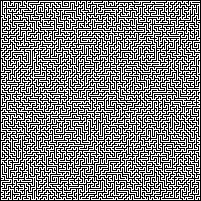
#> input picture maze100.png, 201 x 201 px
$ python main.py
#> lines starting #> are read from the running program, lines starting #| are printed output that depends on the picture; after the words box and inside, x2 and y2 are one past the last pixel; in counts of white or black regions, pixels touching at a corner belong together
### Node.py
class Node:
   def __init__(self, data):
      self.children = None
      self.data = data

   def insert(self, data):
# Compare the new value with the parent node
      if self.data:
         if self.children:
            self.children.append( data )
         else:
            self.children = [data]
      else:
         self.data = data

# Print the tree
   # [6 lines left out: function PrintTree, not called in this run]

### main.py
# This is a sample Python script.

# Press ⌃R to execute it or replace it with your code.
# Press Double ⇧ to search everywhere for classes, files, tool windows, actions, and settings.
import cv2
import sys
import Node


# Edit
img = 0;
map = 0
height = 0;
width = 0;
# h,r
start = [ 1, 1 ]
end = [ 197, 199 ]
was_here = 0
path = []
tree = Node.Node( None )

def print_hi( name ):
    # Use a breakpoint in the code line below to debug your script.
    print(f'Hi, {name}')  # Press ⌘F8 to toggle the breakpoint.


def img_to_num( img_name ):
#> called with img_name = 'maze100.png'
    global map, height, width, img, cuf, was_here, path
    img = cv2.imread( img_name )
#> img is the input picture: shape (201, 201, 3); 49.5% white in thin lines or dots
    map = cv2.cvtColor( img, cv2.COLOR_BGR2GRAY )
#> map: shape (201, 201); 49.5% white in thin lines or dots
    # cv2.imwrite('g.png', map)
    dim = map.shape
#> dim = (201, 201)
    height = dim[0]
#> height = 201
    width = dim[1]
#> width = 201
    was_here = [ [1 for x in range( width )] for y in range(height) ]
    path = [[1 for x in range(width)] for y in range(height)]
    for h in range( height ):
        for r in range( width ):
            #print( str(h) + ', ' + str(r) + ' Val: ' + str(map[h][r]) )
            if (h != 0 and h != height and r != 0 and r != width and map[h][r] > 0 ):
                if is_junction(map, h, r):
                    # Junct
                    map[h][r] = 2
                    img[h][r] = [255, 0, 0]
                else:
                    map[h][r] = 1
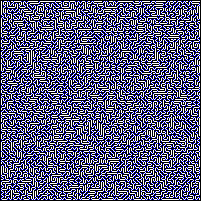
#> img: shape (201, 201, 3); 14.54% of pixels changed, all inside (x1, y1, x2, y2) = (1, 1, 200, 200)
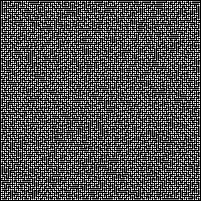
#> map: shape (201, 201); min 0, max 2, mean 0.64; drawn with min black and max white

    for h in range(height):
        for r in range(width):
            if ( h == start[0] and r == start[1] ):
                #map[h][r] = 1
                img[h][r] = [0, 255, 0]
            elif ( h == end[0] and r == end[1] ):
                #map[h][r] = 1
                img[h][r] = [0, 0, 255]
#> img: shape (201, 201, 3); under 0.01% of pixels changed, all inside (x1, y1, x2, y2) = (1, 1, 200, 198)


def img_to_num_2( ):
    global tree
    tree.insert( start )
    print( tree.data[0] )
    print( tree.data[1] )
    tree = node_search( tree, None )


def node_search( s_node, s_dir ):
    if connected_junct( s_node.data, 0 ) and s_dir != 2:
        s_node.insert( node_search( Node.Node( get_junct( s_node.data, 0 ) ), 0 ) )
    if connected_junct( s_node.data, 1 ) and s_dir != 3:
        s_node.insert( node_search( Node.Node( get_junct( s_node.data, 1 ) ), 1 ) )
    if connected_junct( s_node.data, 2 ) and s_dir != 0:
        s_node.insert( node_search( Node.Node( get_junct( s_node.data, 2 ) ), 2 ) )
    if connected_junct( s_node.data, 3 ) and s_dir != 1:
        s_node.insert( node_search( Node.Node( get_junct( s_node.data, 3 ) ), 3 ) )
    return s_node


# 0 = North, 1 = East, 2 = South, 3 = West
def connected_junct( point, dir ):
    space = 1
    if dir == 0:
        #print(point[0])
        #print(type(point), point.__dict__)
        while map[ point[ 0 ] - space ][ point[ 1 ] ] == 1:
            space += 1

        if map[point[0] - space][point[1]] == 0:
            return False
        elif map[point[0] - space][point[1]] == 2:
            return True
    elif dir == 1:
        while map[point[0]][point[1]+space] == 1:
            space += 1
        if map[point[0]][point[1]+space] == 0:
            return False
        elif map[point[0]][point[1]+space] == 2:
            return True
    elif dir == 2:
        while map[point[0] + space][point[1]] == 1:
            space += 1
        if map[point[0] + space][point[1]] == 0:
            return False
        elif map[point[0] + space][point[1]] == 2:
            return True
    elif dir == 3:
        while map[point[0]][point[1] - space] == 1:
            space += 1
        if map[point[0]][point[1] - space] == 0:
            return False
        elif map[point[0]][point[1] - space] == 2:
            return True


def get_junct( point, dir ):
    space = 1
    if dir == 0:
        while map[point[0] - space][point[1]] == 1:
            space += 1
        return [point[0] - space, point[1]]
    elif dir == 1:
        while map[point[0]][point[1] + space] == 1:
            space += 1
        return [point[0], point[1] + space]
    elif dir == 2:
        while map[point[0] + space][point[1]] == 1:
            space += 1
        return [point[0] + space, point[1]]
    elif dir == 3:
        while map[point[0]][point[1] - space] == 1:
            space += 1
        return [point[0], point[1] - space]


def is_junction( m, y, x ):
    if m[y+1][x] > 0 or m[y-1][x] > 0:
        if m[y][x+1] > 0 or m[y][x-1] > 0:
            return True
    return False


def print_map( m ):
    for h in m:
        print('\n')
        for v in m[h]:
            print( str(v) + ' ', flush=True)


def countJunctions():
    count = 0
    for h in range( height ):
        for r in range( width ):
            if map[h][r] == 2:
                count += 1
#> after the loop, count = 5874
#| 1
#| 1
#> after the loop in connected_junct, `while map[ point[ 0 ] - space ][ point[ 1 ] ] == 1:`: space = 1
#> the loop in get_junct, `while map[point[0] + space][point[1]] == 1:` made 13 passes
#> after the loop in get_junct, `while map[point[0] + space][point[1]] == 1:`: space = 14
#> the loop in get_junct (call 2), `while map[point[0]][point[1] + space] == 1:` made 1 pass
#> space on pass 1: 2
    return count


def scan_node( n, e ):
    point = n.data
#> point = [1, 1]
    if point[1] == end[1] and point[0] == end[0]:
        path.append( point )
        #print(path)
        return True
    else:
        found_it = False
        if n.children is None:
            print("No Children")
        else:
            for c in n.children:
                if scan_node( c, e ):
                    path.insert( 0, point )
                    found_it = True
                    break
#> this loop made 1 pass
#| No Children
#| No Children
#> (further printed lines are left out)
#> after the loop, path = 1146 items, first 6: [1, 1], [15, 1], [15, 3], [17, 3], [17, 1], [27, 1]
        return found_it


def scan_node_2( ):
    nodes_to_visit = [start]
    while len(nodes_to_visit) != 0:
        current_node = nodes_to_visit.pop(0)
        for c in current_node.children:
            nodes_to_visit.append( c )

    return None


sys.setrecursionlimit(25000)
img_to_num("maze100.png")
#cv2.imwrite( 'img100.png', img )
print( countJunctions() )
img_to_num_2()

print( scan_node( tree, end ) )
#path.append([-1,-1])
lh = start[0]
lr = start[1]
for h in range(height):
    for r in range(width):
        if map[h][r] == 2:
            img[h][r] = [255,255,255]
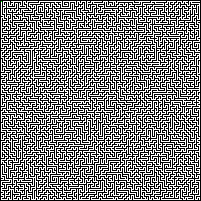
#> img: shape (201, 201, 3); mean B, G, R 126.2, 126.2, 126.2


for p in path:
    print( p )
    if len(p) == 2:
        h = p[0]
        r = p[1]
        img[h][r] = [255,255,0]
        if h == lh:
            if( lr < r ):
                for row in range( lr, r ):
                    img[h][row] = [255,255,0]
            else:
                for row in range( r, lr ):
                    img[h][row] = [255,255,0]
        if r == lr:
            if( lh < h ):
                for height in range( lh, h ):
                    img[height][r] = [255,255,0]
            else:
                for height in range( h, lh ):
                    img[height][r] = [255, 255, 0]
        lh = h
        lr = r
#> this loop made 1146 passes
#> (h, r, lh, lr) on passes 1 to 12: (1, 1, 1, 1), (15, 1, 15, 1), (15, 3, 15, 3), (17, 3, 17, 3), (17, 1, 17, 1), (27, 1, 27, 1), (33, 1, 33, 1), (33, 7, 33, 7), (31, 7, 31, 7), (31, 3, 31, 3), (29, 3, 29, 3), (29, 5, 29, 5)
#> (h, r) on pass 67: (27, 25)
#| [1, 1]
#| [15, 1]
#| [15, 3]
#| [17, 3]
#| [17, 1]
#| [27, 1]
#| [33, 1]
#| [33, 7]
#> (further printed lines are left out)
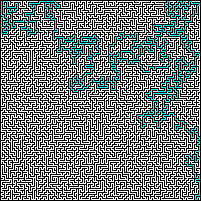
#> img: shape (201, 201, 3); 7.17% of pixels changed, all inside (x1, y1, x2, y2) = (1, 1, 200, 200)


img[start[0]][start[1]] = [0,255,0]
#> img: shape (201, 201, 3); under 0.01% of pixels changed, all inside (x1, y1, x2, y2) = (1, 1, 2, 2)
img[end[0]][end[1]] = [0,0,255]
#> img: shape (201, 201, 3); mean B, G, R 126.2, 126.2, 108


cv2.imwrite( 'img_complete100.png', img )


# [11 lines of commented-out code are left out]
